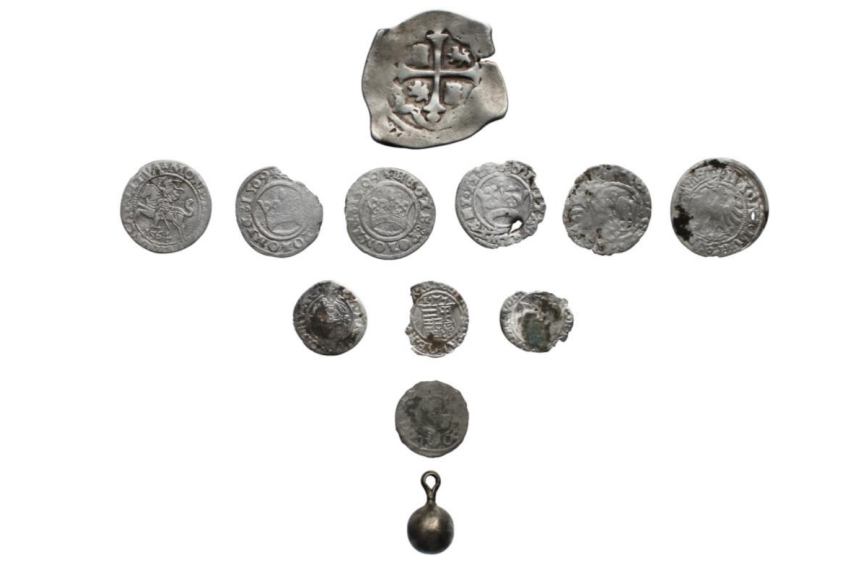
#> input picture source.png, 860 x 575 px
$ python hackathon2022.py
#> lines starting #> are read from the running program, lines starting #| are printed output that depends on the picture; after the words box and inside, x2 and y2 are one past the last pixel; in counts of white or black regions, pixels touching at a corner belong together
import math
import sys
import cv2
import cvzone
import numpy as np
import imutils
from matplotlib import pyplot as plt

sym_error_margin = 6
if len(sys.argv) > 1:
    sym_error_margin = int(sys.argv[1])
sym_precision = 1
if len(sys.argv) > 2:
    sym_precision = int(sys.argv[2])

np.set_printoptions(threshold=sys.maxsize, linewidth=9999)

### UTILITATE CONVERT BGR LA GRAYSCALE ###
def convertBGR2GS(source_img):
    img_gs = cv2.cvtColor(source_img, cv2.COLOR_BGR2GRAY)
    return img_gs
### UTILITATE CONVERT BGR LA GRAYSCALE ###

### CITIRE IMAGINE SI PRELUCRARE ###
imagine = cv2.imread('source.png')
#> imagine is the input picture: shape (575, 860, 3); mean B, G, R 234, 234.8, 235.1
dimensiuni = imagine.shape
#> dimensiuni = (575, 860, 3)
imagineCOPY = imagine.copy()
imagineGS = cv2.cvtColor(imagineCOPY, cv2.COLOR_BGR2GRAY)
imagineGSBlur = cv2.GaussianBlur(imagineGS, (7, 7), 0)
(T, thresholded) = cv2.threshold(imagineGSBlur, 230, 255,cv2.THRESH_BINARY_INV)
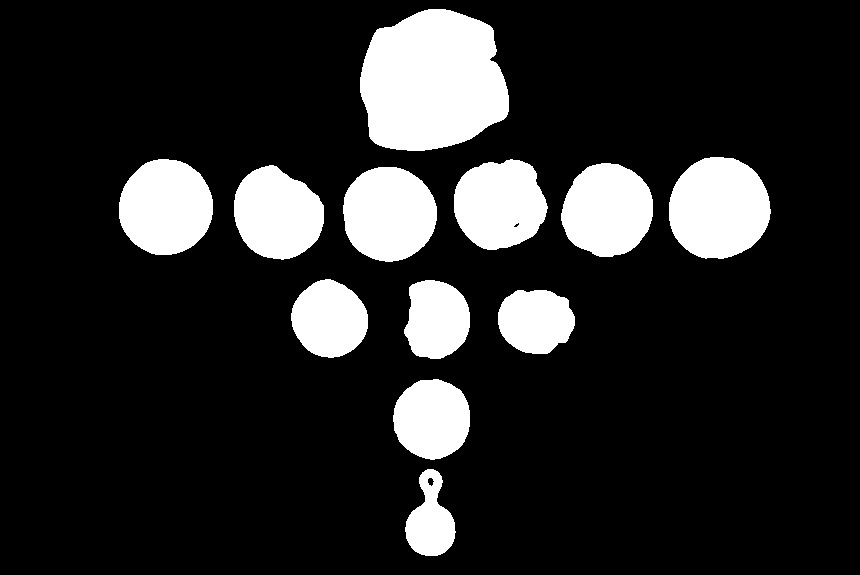
#> thresholded: shape (575, 860); 16% white; 12 white regions
thresholdedv2 = thresholded.copy()
### CITIRE IMAGINE SI PRELUCRARE ###

### CULOARE BG ###
bg = imagineCOPY
(channel_b, channel_g, channel_r) = cv2.split(bg)
channel_b = channel_b.flatten()
channel_g = channel_g.flatten()
channel_r = channel_r.flatten()
countsb = np.bincount(channel_b)
#> countsb = 256 values, max 405129 at index 255, min 0 at index 0, mean 1931.6
countsg = np.bincount(channel_g)
#> countsg = 256 values, max 405252 at index 255, min 0 at index 0, mean 1931.6
countsr = np.bincount(channel_r)
#> countsr = 256 values, max 405681 at index 255, min 0 at index 0, mean 1931.6
bgbgr=np.argmax(countsb),np.argmax(countsg),np.argmax(countsr)
#> bgbgr = (255, 255, 255)
### CULOARE BG ###

contours, hierarchy = cv2.findContours(thresholded, cv2.RETR_EXTERNAL, cv2.CHAIN_APPROX_NONE)
#> contours = 12 contours; largest, box (x1, y1, x2, y2) and area: (360, 9, 509, 151) 16589, (669, 157, 771, 259) 8042, (119, 159, 213, 255) 6966, (343, 167, 437, 262) 6910, (561, 163, 653, 257) 6564

### PRELUCRARE MASCA THRESHOLD ###
cv2.fillPoly(thresholdedv2, pts=contours, color=255)
#> thresholdedv2: shape (575, 860); 16% white; 12 white regions
### PRELUCRARE MASCA THRESHOLD ###

ariiSortate = sorted(contours, key=cv2.contourArea,reverse=True)
#> ariiSortate has the same summary as contours
perimetreSortate = sorted(contours, key=lambda c:cv2.arcLength(c, False))
#> perimetreSortate has the same summary as contours

ROI=[] # VECTOR OBIECTE CROP
ROIMASK=[] # VECTOR BINARIZARE CROP
nr=0
i=0

task2 = np.zeros((dimensiuni[0],dimensiuni[1], 3), np.uint8)
task2[:]=bgbgr
#> task2: shape (575, 860, 3); every value is 255

numarObiecte = len(contours)
#> numarObiecte = 12

for i in range(numarObiecte):
    x,y,w,h = cv2.boundingRect(contours[i])
    b, g, r = cv2.split(imagineCOPY[y:y+h,x:x+w])
    rgba = [b, g, r, thresholdedv2[y:y+h,x:x+w]]


    ROIMASK.append(thresholdedv2[y:y+h,x:x+w])
    ROIPNG = cv2.merge(rgba, 4)
    ROI.append(ROIPNG)


    cv2.imwrite("ROI_{}.png".format(nr), ROI[i])
    if((ariiSortate[0] is contours[i]) or (perimetreSortate[0] is contours[i])):
#> (the run stopped early here; a loop or call above may not have finished)
